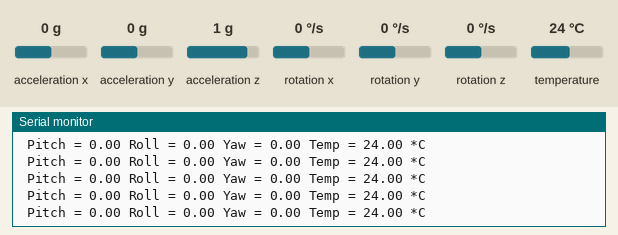
Recording of a sketch running on a simulated Arduino Uno, built with avr-gcc and run on an emulated ATmega328P. Parts: the last lines printed to the serial monitor. Inputs (shaded band) come from the test bench; at power-on: rotation x 0 °/s, rotation y 0 °/s, rotation z 0 °/s, temperature 24 °C, acceleration x 0 g, acceleration y 0 g, acceleration z 1 g.

Above: at 1.2 s.
1.3 s: rotation x set to -100 °/s
At 1.8 s:
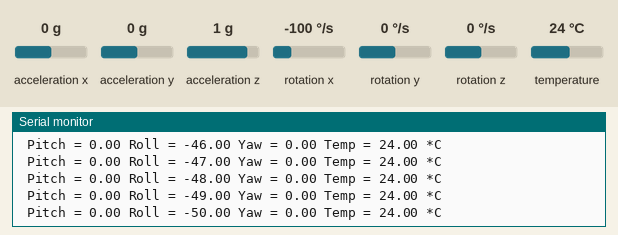
4.3 s: rotation y set to 100 °/s
At 4.9 s:
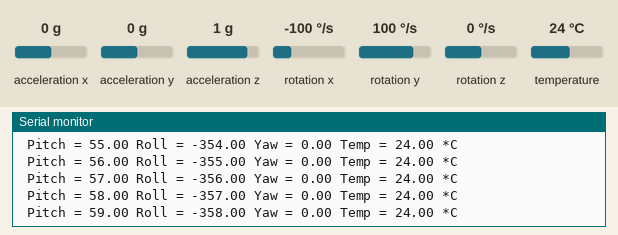
7.3 s: rotation z set to 100 °/s
At 7.8 s:
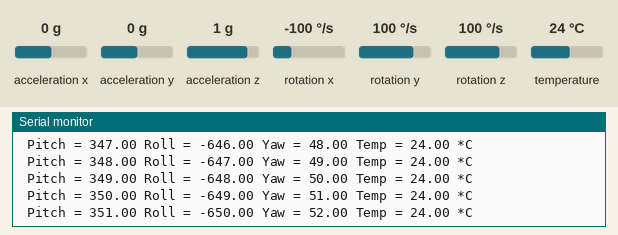
10.3 s: rotation z set to -192 °/s
At 11.1 s:
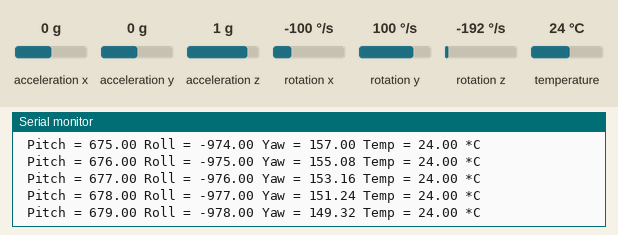
13.3 s: rotation x set to 104 °/s
At 14.0 s:
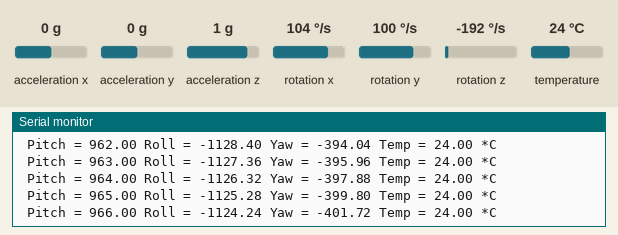
16.3 s: temperature set to 2 °C
At 17.2 s:
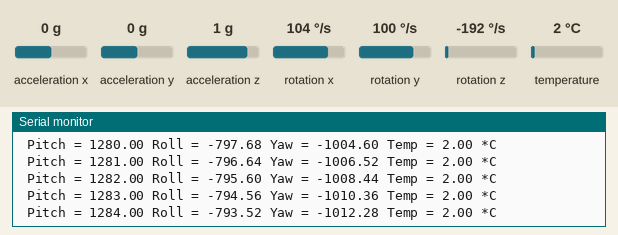
Timing chart, 0 to 19.3 s (numbered marks = the images above; inputs shaded):
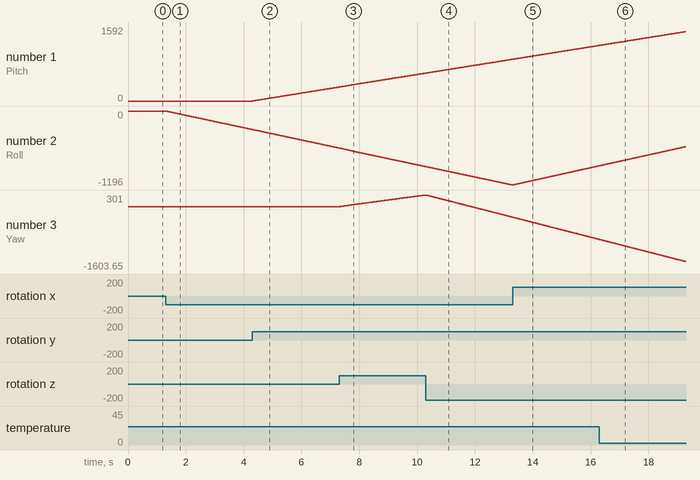

The sketch:

Angela2.ino
```cpp
/*
Auto:YongXin
Time:2019-12-19 13:23:10
*/

#include <Wire.h>
#include <MPU6050.h>
#include <SoftwareSerial.h>// import the serial library
MPU6050 mpu;
unsigned long timer = 0;
unsigned long timer2 = 0;
float timeStep = 0.01;
float pitch = 0;
float roll = 0;
float yaw = 0;
float temp =0;

void setup()
{
  Serial.begin(115200);
  // 初始化 MPU6050
  while(!mpu.begin(MPU6050_SCALE_2000DPS, MPU6050_RANGE_2G))
  {
    Serial.println("Unable to find a valid MPU6050 sensor, please check the line!");
    delay(500);
  }

  mpu.calibrateGyro();   // 启动时校准陀螺仪

  mpu.setThreshold(3); //温度（这里没有使用）
}

void loop()
{
  timer = millis();

  //读取陀螺和温度传感器的值
  Vector norm = mpu.readNormalizeGyro();
  temp = mpu.readTemperature();

  // 计算俯仰、横滚和偏航
  pitch = pitch + norm.YAxis * timeStep;
  roll = roll + norm.XAxis * timeStep;
  yaw = yaw + norm.ZAxis * timeStep;

  // 打印到控制台
  Serial.print(" Pitch = ");
  Serial.print(pitch);
  Serial.print(" Roll = ");
  Serial.print(roll);
  Serial.print(" Yaw = ");
  Serial.print(yaw);
  Serial.print(" Temp = ");
  Serial.print(temp);
  Serial.println(" *C");
  delay((timeStep*1000) - (millis() - timer)); //makes sure we read only at a an interval of 0.01 secounds

  if ((millis()-timer2) > 200)
  send_BT();
}

void send_BT()
{
  int t;
  int x;
  int y;

  if (roll>-100 && roll<100)
  x = map (roll, -100, 100, 0, 100);

  if (pitch>-100 && pitch<100)
  y = map (pitch, -100, 100, 100, 200);

  if (temp>0 && temp<50)
  t = 200 + int(temp);

  timer2 = millis();
}
```

Measured:
- after the input at 1.3 s, the serial monitor: prints a new line at once (image 1)
- plotted number 2: 0 → -299 after the input at 1.3 s
